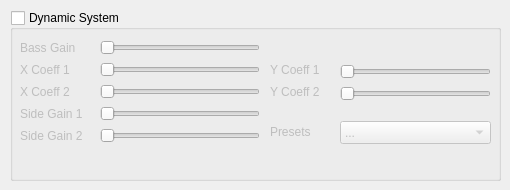
    <widget class="QWidget" name="tab_2">
     <attribute name="title">
      <string>Dynamic</string>
     </attribute>
     <widget class="QGroupBox" name="dynsys">
      <property name="geometry">
       <rect>
        <x>10</x>
        <y>10</y>
        <width>491</width>
        <height>171</height>
       </rect>
      </property>
      <property name="title">
       <string>Dynamic System</string>
      </property>
      <property name="checkable">
       <bool>true</bool>
      </property>
      <property name="checked">
       <bool>false</bool>
      </property>
      <widget class="QLabel" name="label_32">
       <property name="geometry">
        <rect>
         <x>10</x>
         <y>30</y>
         <width>71</width>
         <height>16</height>
        </rect>
       </property>
       <property name="text">
        <string>Bass Gain</string>
       </property>
      </widget>
      <widget class="QSlider" name="dyn_bassgain">
       <property name="geometry">
        <rect>
         <x>90</x>
         <y>30</y>
         <width>160</width>
         <height>16</height>
        </rect>
       </property>
       <property name="minimum">
        <number>100</number>
       </property>
       <property name="maximum">
        <number>2100</number>
       </property>
       <property name="orientation">
        <enum>Qt::Horizontal</enum>
       </property>
      </widget>
      <widget class="QLabel" name="label_33">
       <property name="geometry">
        <rect>
         <x>10</x>
         <y>52</y>
         <width>71</width>
         <height>16</height>
        </rect>
       </property>
       <property name="text">
        <string>X Coeff 1</string>
       </property>
      </widget>
      <widget class="QLabel" name="label_34">
       <property name="geometry">
        <rect>
         <x>10</x>
         <y>74</y>
         <width>71</width>
         <height>16</height>
        </rect>
       </property>
       <property name="text">
        <string>X Coeff 2</string>
       </property>
      </widget>
      <widget class="QLabel" name="label_35">
       <property name="geometry">
        <rect>
         <x>260</x>
         <y>74</y>
         <width>71</width>
         <height>16</height>
        </rect>
       </property>
       <property name="text">
        <string>Y Coeff 2</string>
       </property>
      </widget>
      <widget class="QLabel" name="label_36">
       <property name="geometry">
        <rect>
         <x>260</x>
         <y>52</y>
         <width>71</width>
         <height>16</height>
        </rect>
       </property>
       <property name="text">
        <string>Y Coeff 1</string>
       </property>
      </widget>
      <widget class="QSlider" name="dyn_xcoeff1">
       <property name="geometry">
        <rect>
         <x>90</x>
         <y>52</y>
         <width>160</width>
         <height>16</height>
        </rect>
       </property>
       <property name="maximum">
        <number>2000</number>
       </property>
       <property name="orientation">
        <enum>Qt::Horizontal</enum>
       </property>
      </widget>
      <widget class="QSlider" name="dyn_xcoeff2">
       <property name="geometry">
        <rect>
         <x>90</x>
         <y>74</y>
         <width>160</width>
         <height>16</height>
        </rect>
       </property>
       <property name="minimum">
        <number>5000</number>
       </property>
       <property name="maximum">
        <number>7000</number>
       </property>
       <property name="orientation">
        <enum>Qt::Horizontal</enum>
       </property>
      </widget>
      <widget class="QSlider" name="dyn_ycoeff1">
       <property name="geometry">
        <rect>
         <x>330</x>
         <y>52</y>
         <width>151</width>
         <height>20</height>
        </rect>
       </property>
       <property name="minimum">
        <number>0</number>
       </property>
       <property name="maximum">
        <number>200</number>
       </property>
       <property name="value">
        <number>0</number>
       </property>
       <property name="orientation">
        <enum>Qt::Horizontal</enum>
       </property>
      </widget>
      <widget class="QSlider" name="dyn_ycoeff2">
       <property name="geometry">
        <rect>
         <x>330</x>
         <y>74</y>
         <width>151</width>
         <height>20</height>
        </rect>
       </property>
       <property name="minimum">
        <number>0</number>
       </property>
       <property name="maximum">
        <number>200</number>
       </property>
       <property name="value">
        <number>0</number>
       </property>
       <property name="orientation">
        <enum>Qt::Horizontal</enum>
       </property>
      </widget>
      <widget class="QLabel" name="label_37">
       <property name="geometry">
        <rect>
         <x>10</x>
         <y>96</y>
         <width>71</width>
         <height>16</height>
        </rect>
       </property>
       <property name="text">
        <string>Side Gain 1</string>
       </property>
      </widget>
      <widget class="QLabel" name="label_38">
       <property name="geometry">
        <rect>
         <x>10</x>
         <y>118</y>
         <width>71</width>
         <height>16</height>
        </rect>
       </property>
       <property name="text">
        <string>Side Gain 2</string>
       </property>
      </widget>
      <widget class="QSlider" name="dyn_sidegain1">
       <property name="geometry">
        <rect>
         <x>90</x>
         <y>96</y>
         <width>160</width>
         <height>16</height>
        </rect>
       </property>
       <property name="maximum">
        <number>100</number>
       </property>
       <property name="orientation">
        <enum>Qt::Horizontal</enum>
       </property>
      </widget>
      <widget class="QSlider" name="dyn_sidegain2">
       <property name="geometry">
        <rect>
         <x>90</x>
         <y>118</y>
         <width>160</width>
         <height>16</height>
        </rect>
       </property>
       <property name="maximum">
        <number>100</number>
       </property>
       <property name="orientation">
        <enum>Qt::Horizontal</enum>
       </property>
      </widget>
      <widget class="QComboBox" name="dynsys_preset">
       <property name="geometry">
        <rect>
         <x>330</x>
         <y>111</y>
         <width>151</width>
         <height>23</height>
        </rect>
       </property>
       <item>
        <property name="text">
         <string>...</string>
        </property>
       </item>
       <item>
        <property name="text">
         <string>Extreme Headphone (v2)</string>
        </property>
       </item>
       <item>
        <property name="text">
         <string>High-end Headphone (v2)</string>
        </property>
       </item>
       <item>
        <property name="text">
         <string>Common Headphone (v2)</string>
        </property>
       </item>
       <item>
        <property name="text">
         <string>Low-end Headphone (v2)</string>
        </property>
       </item>
       <item>
        <property name="text">
         <string>Common Earphone (v2)</string>
        </property>
       </item>
       <item>
        <property name="text">
         <string>Extreme Headphone (v1)</string>
        </property>
       </item>
       <item>
        <property name="text">
         <string>High-end Headphone (v1)</string>
        </property>
       </item>
       <item>
        <property name="text">
         <string>Common Headphone (v1)</string>
        </property>
       </item>
       <item>
        <property name="text">
         <string>Common Earphone (v1)</string>
        </property>
       </item>
       <item>
        <property name="text">
         <string>Apple Earphone</string>
        </property>
       </item>
       <item>
        <property name="text">
         <string>Monster Earphone</string>
        </property>
       </item>
       <item>
        <property name="text">
         <string>Moto Earphone</string>
        </property>
       </item>
       <item>
        <property name="text">
         <string>Philips Earphone</string>
        </property>
       </item>
       <item>
        <property name="text">
         <string>SHP2000</string>
        </property>
       </item>
       <item>
        <property name="text">
         <string>SHP9000</string>
        </property>
       </item>
       <item>
        <property name="text">
         <string>Unknown Type I</string>
        </property>
       </item>
       <item>
        <property name="text">
         <string>Unknown Type II</string>
        </property>
       </item>
       <item>
        <property name="text">
         <string>Unknown Type III</string>
        </property>
       </item>
       <item>
        <property name="text">
         <string>Unknown Type IV</string>
        </property>
       </item>
      </widget>
      <widget class="QLabel" name="label_39">
       <property name="geometry">
        <rect>
         <x>260</x>
         <y>114</y>
         <width>61</width>
         <height>16</height>
        </rect>
       </property>
       <property name="text">
        <string>Presets</string>
       </property>
      </widget>
     </widget>
    </widget>
